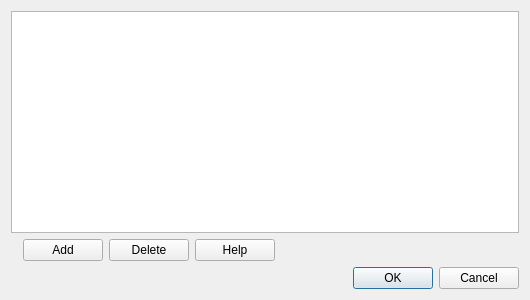
<?xml version="1.0" encoding="UTF-8"?>
<ui version="4.0">
 <class>ContainerViewerMFVec2</class>
 <widget class="QDialog" name="ContainerViewerMFVec2">
  <property name="geometry">
   <rect>
    <x>0</x>
    <y>0</y>
    <width>530</width>
    <height>300</height>
   </rect>
  </property>
  <property name="windowTitle">
   <string>Container Viewer</string>
  </property>
  <layout class="QGridLayout" name="gridLayout">
   <item row="0" column="0" rowspan="3" colspan="6">
    <widget class="QTableWidget" name="variableValuesTable">
     <property name="selectionMode">
      <enum>QAbstractItemView::SingleSelection</enum>
     </property>
     <property name="selectionBehavior">
      <enum>QAbstractItemView::SelectItems</enum>
     </property>
    </widget>
   </item>
   <item row="4" column="5">
    <widget class="QDialogButtonBox" name="buttonBox">
     <property name="orientation">
      <enum>Qt::Horizontal</enum>
     </property>
     <property name="standardButtons">
      <set>QDialogButtonBox::Cancel|QDialogButtonBox::Ok</set>
     </property>
    </widget>
   </item>
   <item row="3" column="2">
    <widget class="QPushButton" name="addButton">
     <property name="text">
      <string>Add</string>
     </property>
    </widget>
   </item>
   <item row="3" column="3">
    <widget class="QPushButton" name="deleteButton">
     <property name="text">
      <string>Delete</string>
     </property>
    </widget>
   </item>
   <item row="3" column="4">
    <widget class="QPushButton" name="helpButton">
     <property name="text">
      <string>Help</string>
     </property>
    </widget>
   </item>
  </layout>
 </widget>
 <resources/>
 <connections>
  <connection>
   <sender>buttonBox</sender>
   <signal>rejected()</signal>
   <receiver>ContainerViewerMFVec2</receiver>
   <slot>reject()</slot>
   <hints>
    <hint type="sourcelabel">
     <x>316</x>
     <y>260</y>
    </hint>
    <hint type="destinationlabel">
     <x>286</x>
     <y>274</y>
    </hint>
   </hints>
  </connection>
 </connections>
</ui>
